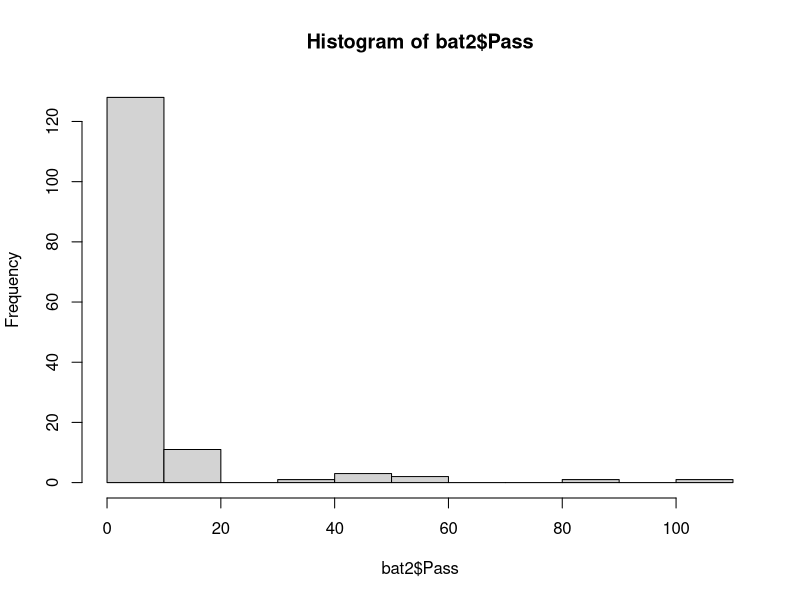
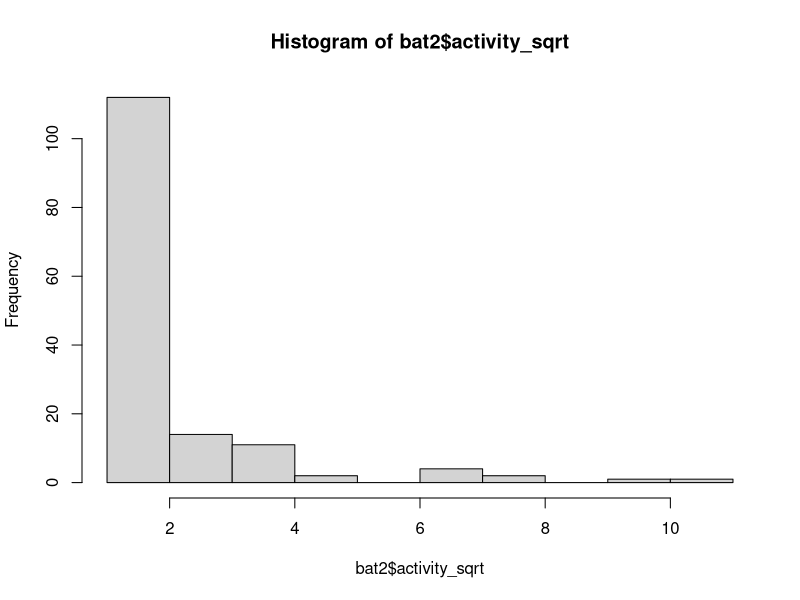
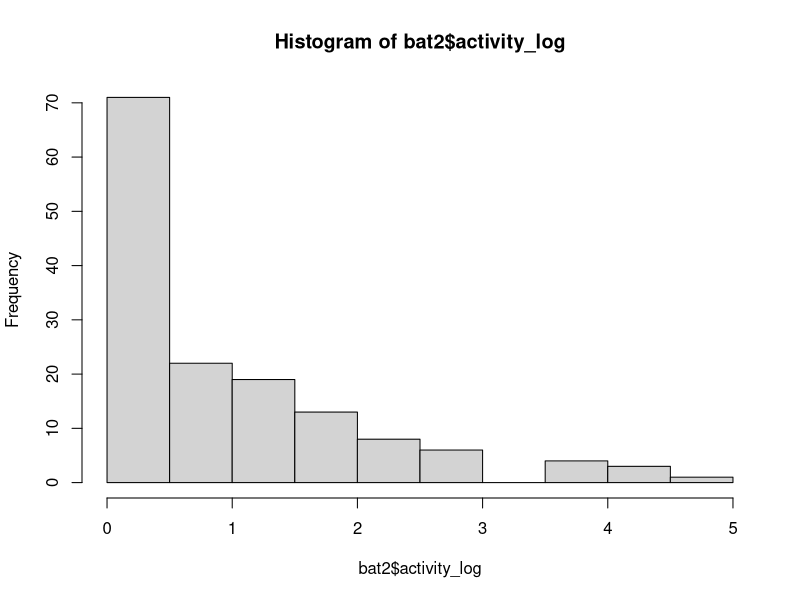
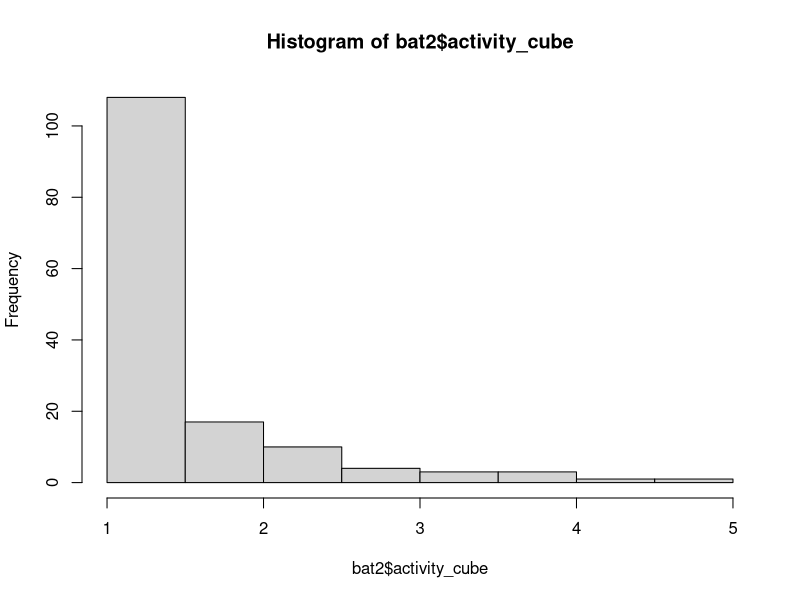
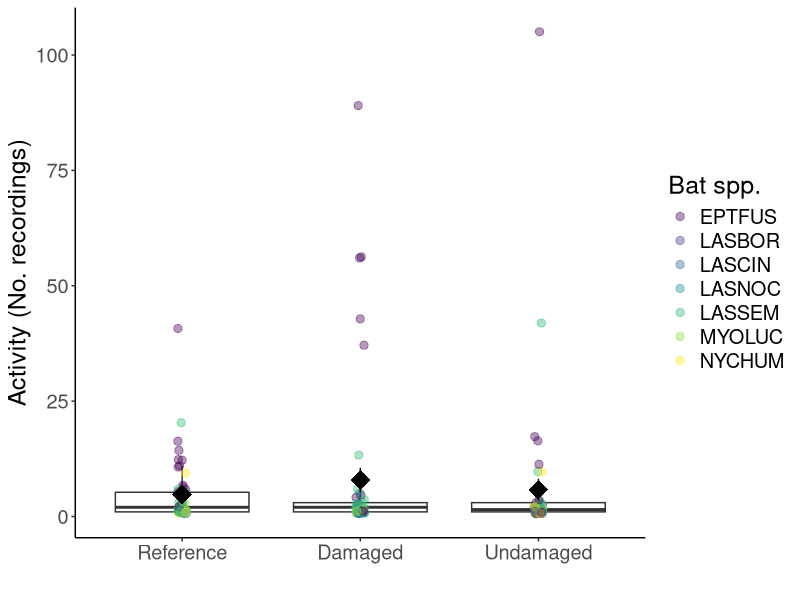
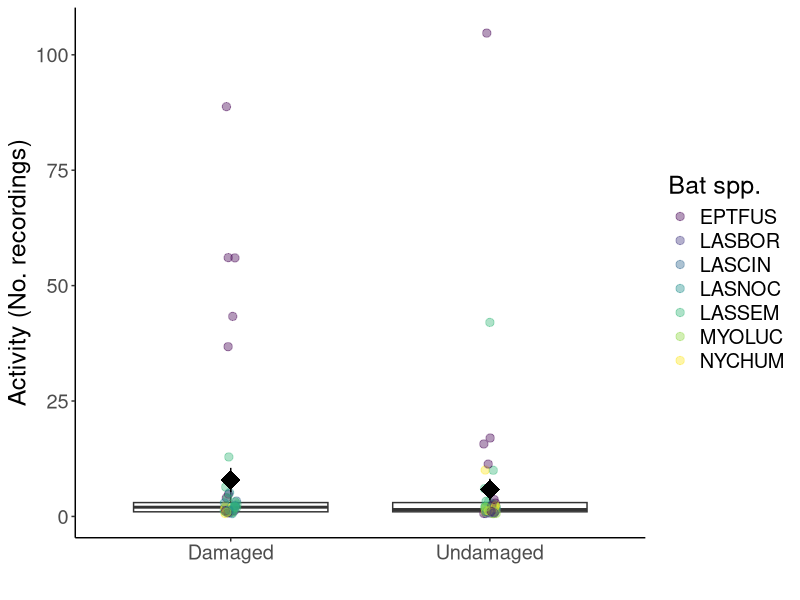
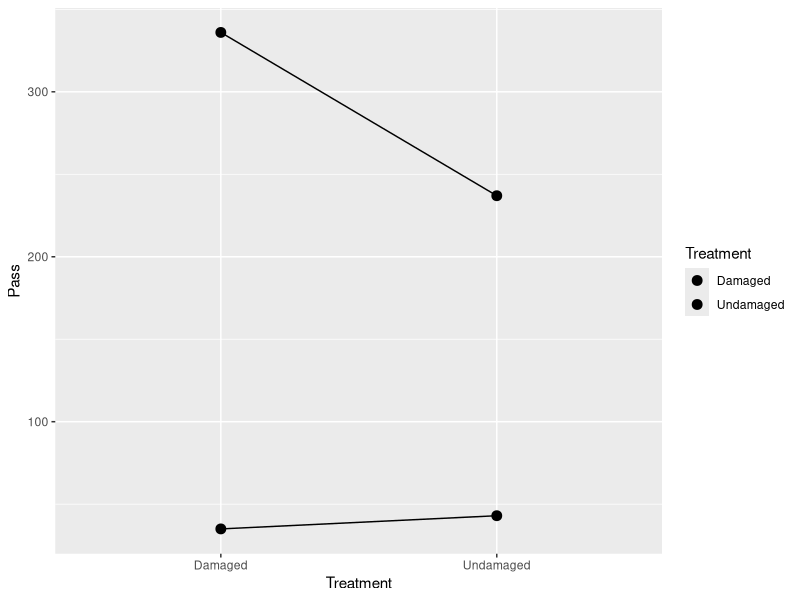
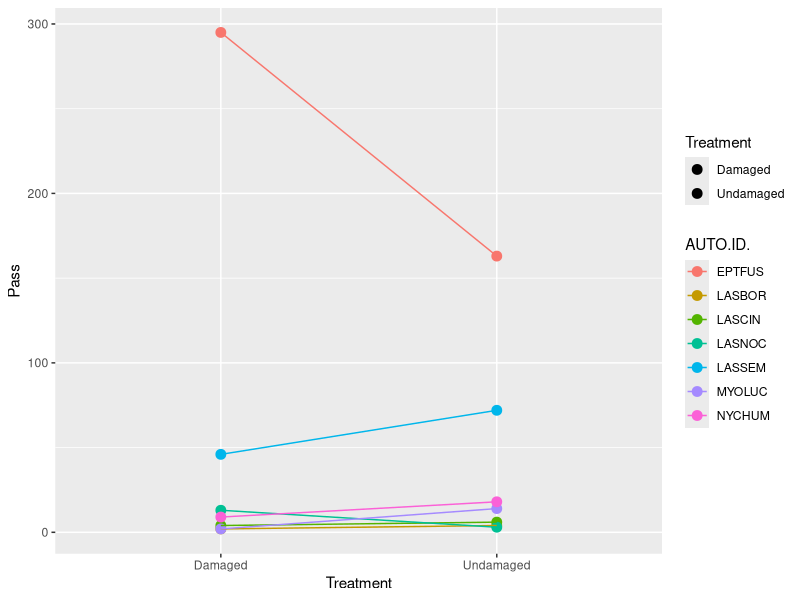

R code for these plots, in order:
bat1 <- read.csv(file="Trial 1.csv",head=TRUE)

library(lme4)

bat1<-bat1[1:899,]

bat1 <- bat1[order(bat1$Treatment),]

{
bat1$AUTO.ID.<-as.factor(bat1$AUTO.ID.)
bat1$DATE.12<-as.factor(bat1$DATE.12)
bat1$Treatment<-as.factor(bat1$Treatment)
bat1$Side<-as.factor(bat1$Side)
bat1$HOUR<-as.numeric(bat1$HOUR)
bat1$Pass<-as.numeric(bat1$Pass) }

bat2<-aggregate(Pass ~ AUTO.ID. + DATE.12 + Treatment + Side + HOUR, data=bat1, FUN=sum)

bat2$Treatment <- factor(bat2$Treatment, levels=c("Reference", "Damaged", "Undamaged"))

mod1<-lmer(Pass~Treatment+AUTO.ID.+1|Side, dat = bat2)
summary(mod1)
shapiro.test(resid(mod1))

hist(bat2$Pass)
shapiro.test(bat2$Pass)

#squareroot transformation
bat2$activity_sqrt<-sqrt(bat2$Pass)
shapiro.test(bat2$activity_sqrt)#didn't help
hist(bat2$activity_sqrt)

#log transformation
bat2$activity_log<-log(bat2$Pass)
shapiro.test(bat2$activity_log)#didn't help
hist(bat2$activity_log)

#cuberoot transformation
bat2$activity_cube<-(bat2$Pass)^(1/3)
shapiro.test(bat2$activity_cube)#didn't help
hist(bat2$activity_cube)

mod2<-glm(Pass~Treatment+AUTO.ID.+HOUR+DATE.12+Side, dat = bat2)
summary(mod2)
shapiro.test(mod2$residuals)

mod3<-glm(Pass~Treatment+AUTO.ID., dat=bat2)
summary(mod3)
shapiro.test(mod3$residuals)

library(multcomp)
summary(glht(mod3, linfct=mcp(Treatment="Tukey")))
summary(glht(mod3, linfct=mcp(AUTO.ID.="Tukey")))
#sig more big browns that LANO, LASE, MYLU, NYHU

library(ggplot2)
library(viridis)
ggplot(data=bat2, aes(x=Treatment, y=Pass))+ 
	geom_boxplot(outlier.shape = NA)+
	geom_point(position=position_jitter(width = 0.025), alpha=0.4, aes(color=AUTO.ID.), size=2.5)+
	stat_summary(fun.data = "mean_se", colour="black", size=1.5, shape="diamond")+
	theme_classic()+
	labs(x=" ", y="Activity (No. recordings)")+
	theme(text = element_text(size=18), legend.title = )+
	scale_color_viridis(discrete = T, option = "D")+
	guides(color=guide_legend(title="Bat spp."))

#removing reference treatment
bat2 <- bat2[order(bat2$Treatment),]
bat3<-bat2[-c(1:52),]

mod4<-glm(Pass~Treatment+AUTO.ID., dat=bat3)
summary(mod4)

library(multcomp)
summary(glht(mod4, linfct=mcp(AUTO.ID.="Tukey")))
#sig more big browns than LASE, MYLU, NYHU

ggplot(data=bat3, aes(x=Treatment, y=Pass))+ 
	geom_boxplot(outlier.shape = NA)+
	geom_point(position=position_jitter(width = 0.025), alpha=0.4, aes(color=AUTO.ID.), size=2.5)+
	stat_summary(fun.data = "mean_se", colour="black", size=1.5, shape="diamond")+
	theme_classic()+
	labs(x=" ", y="Activity (No. recordings)")+
	theme(text = element_text(size=18), legend.title = )+
	scale_color_viridis(discrete = T, option = "D")+
	guides(color=guide_legend(title="Bat spp."))

library(dplyr)
bat4<-aggregate(Pass ~ DATE.12 + Treatment + Side, data=bat3, FUN=sum)

bat4 %>%
	ggplot(aes(Treatment,Pass)) +
	geom_point(aes(fill=Treatment),size=3) +
	geom_line(aes(group = DATE.12))

bat5<-aggregate(Pass ~ Treatment + AUTO.ID., data=bat3, FUN=sum)

bat5 %>%
	ggplot(aes(Treatment,Pass,color=AUTO.ID.)) +
	geom_point(aes(fill=Treatment),size=3) +
	geom_line(aes(group = AUTO.ID.))

t123 <- read.csv(file="Trials1_5.csv",head=TRUE)

t123$Trial<-as.character(t123$Trial)

t123 %>%
	ggplot(aes(Treatment,Pass)) +
	geom_point(aes(color=Side),size=3) +
	geom_line(aes(group = DATE.12))+
	theme_classic()

t123 %>%
	ggplot(aes(Treatment,Pass)) +
	labs(x="",
		 y="Activity (no. detections)")+
	geom_boxplot()+
	geom_point(aes(color=Trial),size=3)+
	theme_classic()+
	theme(text = element_text(size=18))
	

t123 %>%
	ggplot(aes(Treatment,Pass)) +
	geom_point(aes(color=Trial),size=3) +
	geom_line(aes(group = DATE.12))+
	theme_classic()+
	labs(x="",
		 y="Activity (no. detections)")+
	theme(text = element_text(size=18))

base <- read.csv(file="baseline_activity.csv",head=TRUE)

base$date<-as.Date.character(base$DATE.12,"%Y%m%d")
base$exp<-as.character(base$exp)

base %>%
	ggplot(aes(x=date, 
			   y=Pass,
			   color=Side
			   ))+
	geom_point(aes(shape=exp), size=3)+
	geom_line()+
	labs(x="",
		 y="Total activity (no. detections)",
		 color="Side",
		 shape="Experiment")+
	theme_classic()+
	theme(text = element_text(size=15), legend.title = element_text(size = 12), 
		  legend.text = element_text(size = 10), axis.text.x = element_text(angle=20, hjust=1))+
	scale_x_date(date_breaks = "3 days", date_labels = "%b %d")
	

base %>%
	ggplot(aes(x=date, 
			   y=Pass,
			   color=Side
	))+
	geom_point()+
	geom_line()+
	labs(x="",
		 y="Total activity (no. detections)",
		 color="Side")+
	theme_classic()+
	theme(text = element_text(size=15), legend.title = element_text(size = 12), 
		  legend.text = element_text(size = 10), axis.text.x = element_text(angle=20, hjust=1))+
	scale_x_date(date_breaks = "3 days", date_labels = "%b %d")	

##
